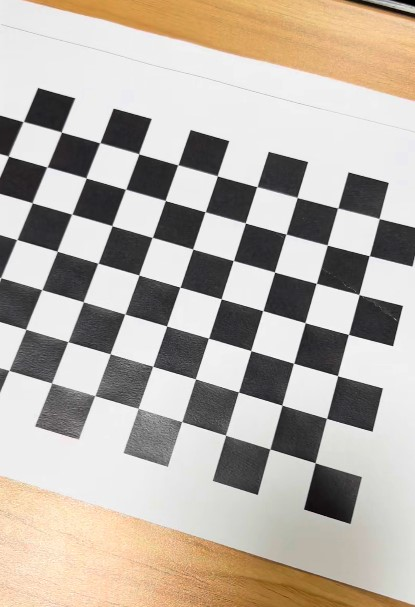
#> input picture test_image.jpg, 415 x 607 px
$ python distortion_correction.py
#> lines starting #> are read from the running program, lines starting #| are printed output that depends on the picture
import cv2
import numpy as np

# 이미지 불러오기
img = cv2.imread('./test_image.jpg')
#> img is the input picture: shape (607, 415, 3); mean B, G, R 166.7, 176.2, 184.4
if img is None:
    raise FileNotFoundError("test_image.jpg 파일이 없습니다!")

# 저장한 파라미터 불러오기
with np.load('camera_params.npz') as X:
#> (reads camera_params.npz from the repository)
    mtx, dist = X['mtx'], X['dist']

# 왜곡 보정
h, w = img.shape[:2]
#> h = 607; w = 415
newcameramtx, roi = cv2.getOptimalNewCameraMatrix(mtx, dist, (w, h), 1, (w, h))
#> roi = (21, 16, 392, 589)
dst = cv2.undistort(img, mtx, dist, None, newcameramtx)
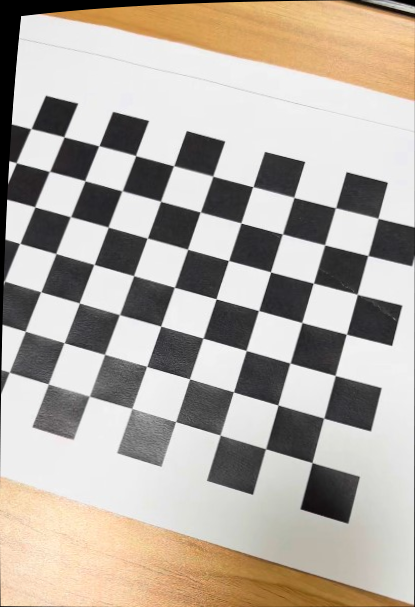
#> dst: shape (607, 415, 3); mean B, G, R 162.6, 171.9, 179.9

# 결과 저장
cv2.imwrite('undistorted_result.jpg', dst)

# 시각화
cv2.imshow('Original', img)
cv2.imshow('Undistorted', dst)
cv2.waitKey(0)
cv2.destroyAllWindows()
